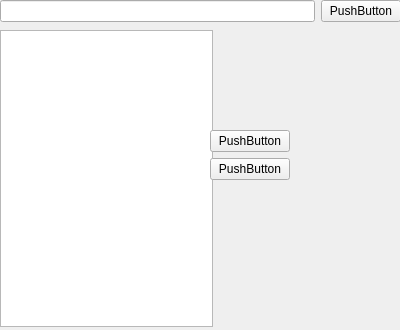
<?xml version="1.0" encoding="UTF-8"?>
<ui version="4.0">
 <class>Form</class>
 <widget class="QWidget" name="Form">
  <property name="geometry">
   <rect>
    <x>0</x>
    <y>0</y>
    <width>400</width>
    <height>330</height>
   </rect>
  </property>
  <property name="maximumSize">
   <size>
    <width>400</width>
    <height>426</height>
   </size>
  </property>
  <property name="windowTitle">
   <string>Form</string>
  </property>
  <widget class="QWidget" name="gridLayoutWidget">
   <property name="geometry">
    <rect>
     <x>0</x>
     <y>0</y>
     <width>401</width>
     <height>31</height>
    </rect>
   </property>
   <layout class="QVBoxLayout" name="verticalLayout">
    <property name="sizeConstraint">
     <enum>QLayout::SetMaximumSize</enum>
    </property>
    <item>
     <layout class="QHBoxLayout" name="horizontalLayout">
      <item>
       <widget class="QLineEdit" name="lineEdit"/>
      </item>
      <item>
       <widget class="QPushButton" name="pushButton">
        <property name="text">
         <string>PushButton</string>
        </property>
       </widget>
      </item>
     </layout>
    </item>
   </layout>
  </widget>
  <widget class="QListView" name="listView">
   <property name="geometry">
    <rect>
     <x>0</x>
     <y>30</y>
     <width>213</width>
     <height>297</height>
    </rect>
   </property>
   <property name="maximumSize">
    <size>
     <width>213</width>
     <height>297</height>
    </size>
   </property>
  </widget>
  <widget class="QWidget" name="formLayoutWidget">
   <property name="geometry">
    <rect>
     <x>210</x>
     <y>130</y>
     <width>191</width>
     <height>80</height>
    </rect>
   </property>
   <layout class="QFormLayout" name="formLayout">
    <item row="0" column="0">
     <widget class="QPushButton" name="pushButton_2">
      <property name="text">
       <string>PushButton</string>
      </property>
     </widget>
    </item>
    <item row="1" column="0">
     <widget class="QPushButton" name="pushButton_3">
      <property name="text">
       <string>PushButton</string>
      </property>
     </widget>
    </item>
   </layout>
  </widget>
 </widget>
 <resources/>
 <connections/>
</ui>
